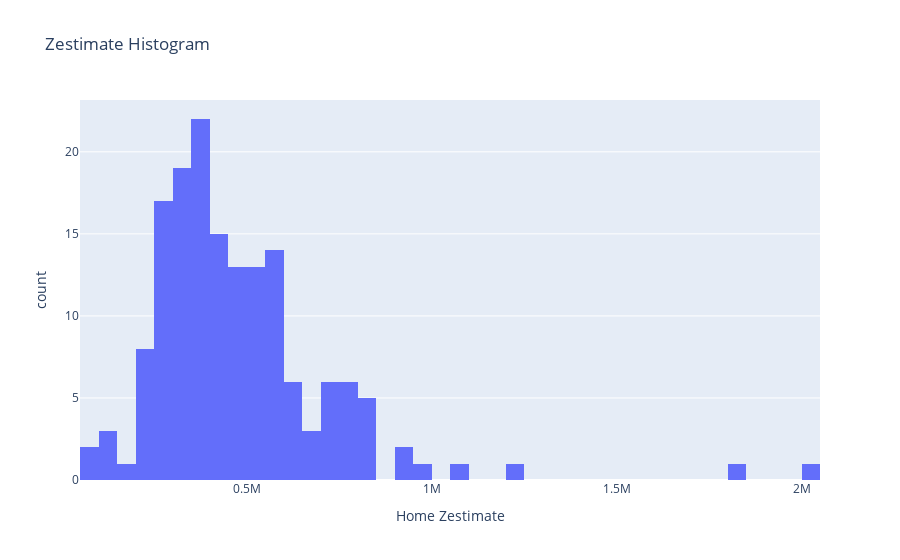

Here is the notebook cell this chart was saved with:
### Code cell
# view zestimate
px.histogram(df_listings, x="hdpData.homeInfo.zestimate", labels={"hdpData.homeInfo.zestimate": "Home Zestimate"}, title="Zestimate Histogram")

### Figure 1 — Plotly figure (JSON) as saved in the notebook; plotly's stock layout.template omitted (floating-point values rounded to 4 significant figures; data arrays with more than 128 entries replaced by an {"elided": "..."} marker saying what was removed)
{"data": [{"alignmentgroup": "True", "bingroup": "x", "hovertemplate": "Home Zestimate=%{x}<br>count=%{y}<extra></extra>", "legendgroup": "", "marker": {"color": "#636efa", "pattern": {"shape": ""}}, "name": "", "offsetgroup": "", "orientation": "v", "showlegend": false, "type": "histogram", "x": {"elided": "445 int values"}, "xaxis": "x", "yaxis": "y"}], "layout": {"barmode": "relative", "legend": {"tracegroupgap": 0}, "title": {"text": "Zestimate Histogram"}, "xaxis": {"anchor": "y", "domain": [0, 1], "title": {"text": "Home Zestimate"}}, "yaxis": {"anchor": "x", "domain": [0, 1], "title": {"text": "count"}}}}
